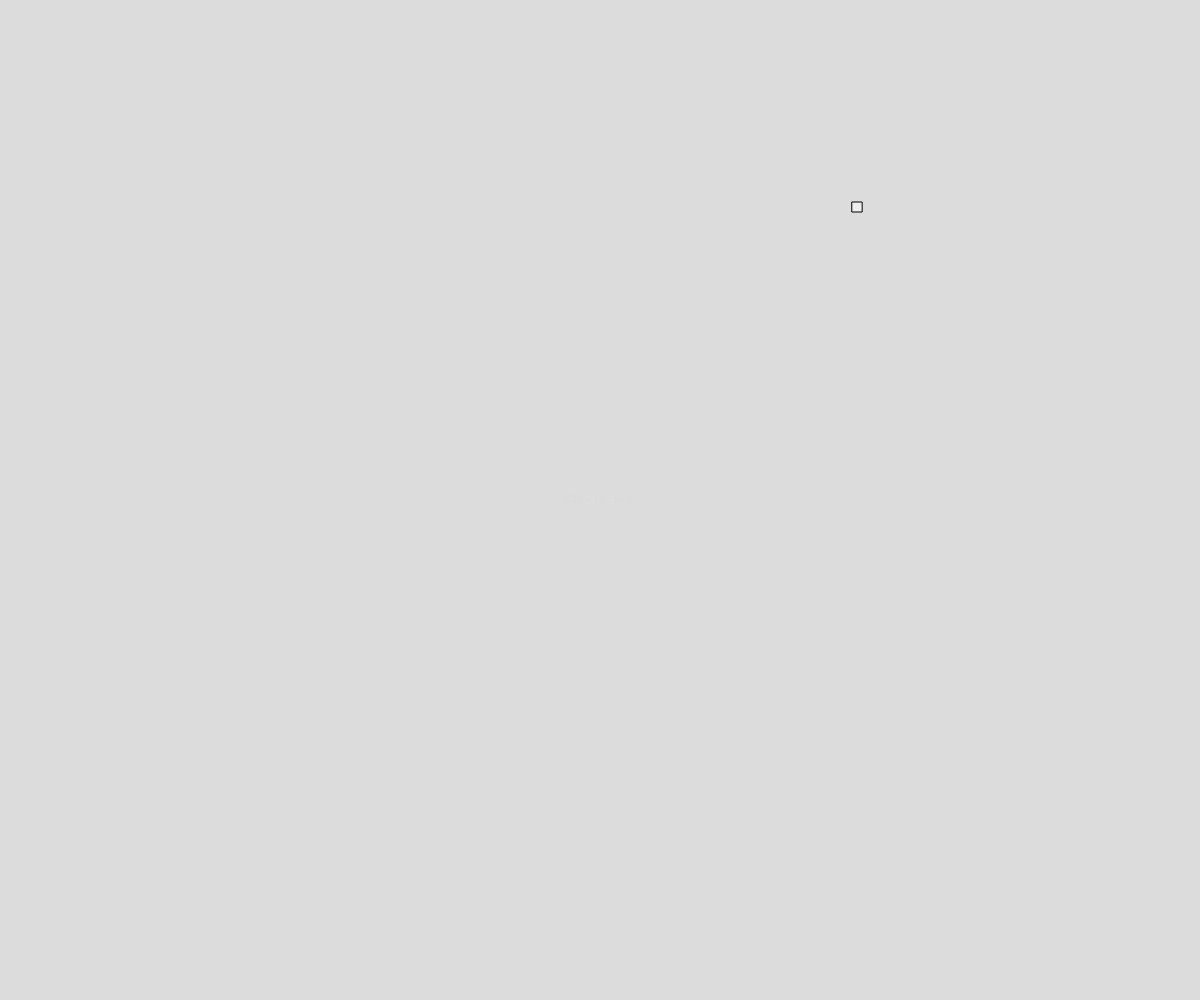
Frame 1 (no input)
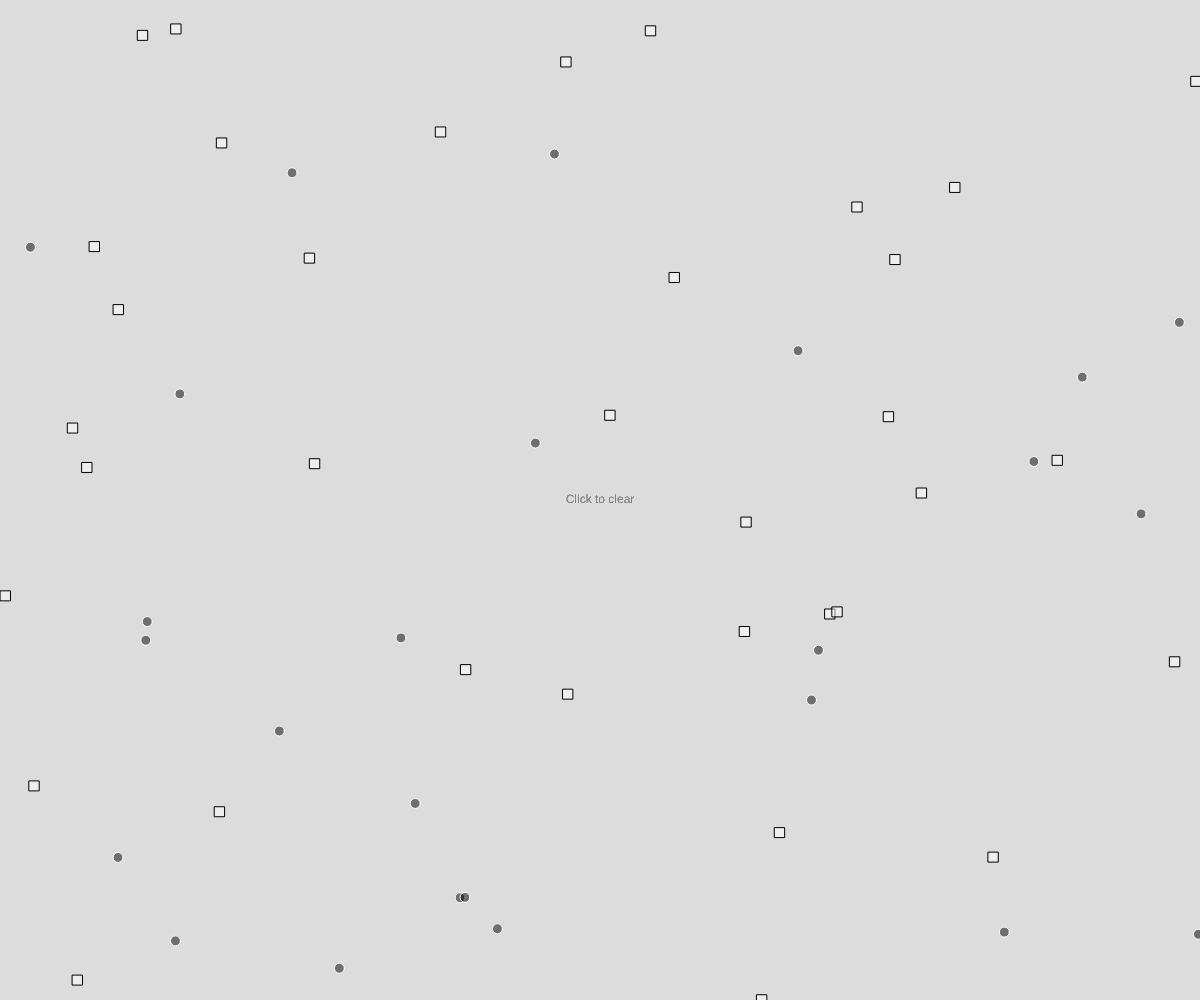
Frame 60 (no input)
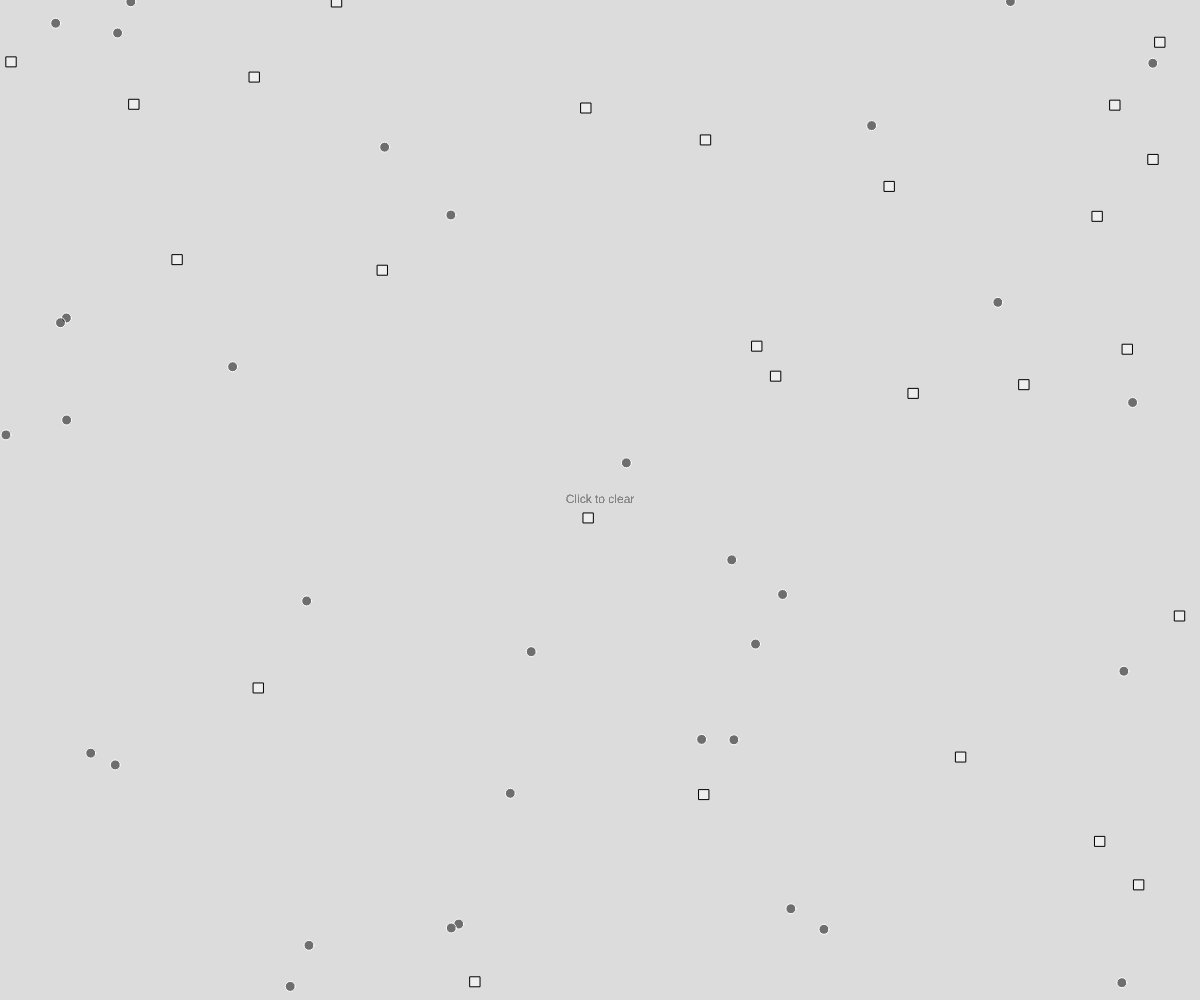
Frame 120 (the mouse pressed at the canvas centre since frame 60)

The p5.js sketch that drew these frames (run headless with seeded random() and noise() and a simulated clock; from frame 60 on, the mouse is pressed at the canvas centre):

// p5.js sketch
// ── sketch.js
let lastCleared = 0;

function setup(){
  createCanvas(windowWidth, windowHeight);
  background(220);

  textAlign(CENTER, CENTER);
}

function draw(){
  if (frameCount - lastCleared < 100){
    push();
    noStroke();
    fill(150 - (frameCount - lastCleared), 4);
    text("Click to clear", width / 2, height / 2);
    pop();
  }

  // Randomly choose an x, y position
  let x = random(width);
  let y = random(height);

  // Toss a 'coin' and use the outcome to decide what to do
  let coin = random(100);

  if (coin < 50){
    // If less than 50, draw a black circle
    stroke(255);
    fill(0, 127);
    circle(x, y, 10);
  } else {
    // Otherwise, draw a white square
    stroke(0);
    fill(255, 127);
    square(x - 5, y - 5, 10);
  }

  console.log('foo');
}

function mousePressed(){
  lastCleared = frameCount;
  background(220);
}
